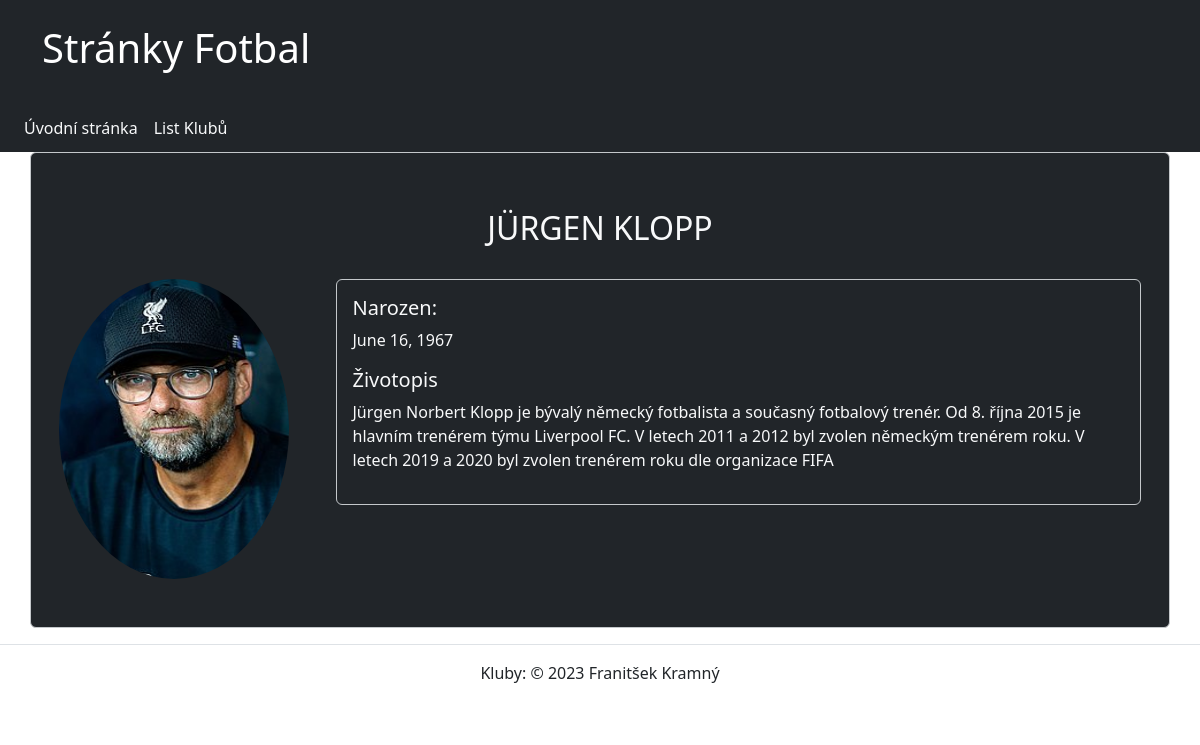
Screenshot of /kluby/klub/5 with the database file from the repository.
### mat_fotbal/models.py (models this page shows, shortened)
class Vedouci(models.Model):
    jmeno = models.CharField(max_length=80, verbose_name='Jméno Trenéra', help_text='Zadejte jméno trenéra',
                             error_messages={'blank': 'Jméno trenéra musí být vyplněno'})
    prijmeni = models.CharField(max_length=50, verbose_name='Příjmení trenéra', help_text='Zadejte příjmení trenéra',
                                error_messages={'blank': 'Příjmení trenéra musí být vyplněno'})
    narozeni = models.DateField(blank=True, null=True, verbose_name='Datum narození')
    biografie = models.TextField(blank=True, verbose_name='Životopis')
    fotografie = models.ImageField(upload_to="./media", height_field=None, width_field=None, max_length=100,  blank = True,null=True)
    class Meta:
        ordering = ['prijmeni', 'jmeno']
        verbose_name = 'Trenér'
        verbose_name_plural = 'Trenéři'

### mat_fotbal/views.py (the view)
# urls.py: path('klub/<int:pk>', views.KlubDetailView.as_view(), name='klub_detail'),
class KlubDetailView(DetailView):
    model = Klub
    context_object_name = "klub"
    template_name = "klub/klub_detail.html"
    def get(self, request, *args, **kwargs):
        klub = self.get_object()
        print(klub)  # Výstup do konzole pro kontrolu
        return super().get(request, *args, **kwargs)

### mat_fotbal/models.py (called while the page is built)
    def __str__(self):
        return self.nazev

### mat_fotbal/templates/klub/klub_detail.html (shortened to what this page needs)
{% extends 'base.html' %}
{% block content %}
    <div class="row alert alert-secondary bg-dark">
        <div class="col-lg-12 mt-3 mb-3">
            {% for trener in klub.trener.all %}
            <h2 class="bg-dark text-light text-center text-uppercase p-4">{{ trener.jmeno}} {{trener.prijmeni}}</h2>
            {% endfor %}
            <div class="row mb-3">
                <div class="col-lg-3">
                    {% for trener in klub.trener.all %}
                        <img src="{{ trener.fotografie.url }}" alt="{{ trener.jmeno }}" class="rounded-circle" height="300" width="230">
                    {% endfor %}
                </div>
                <div class="col-lg-9">
                    {% for trener in klub.trener.all %}
                    <div class="alert alert-secondary bg-dark text-light">
                            <h5 class="text-light ">Narozen:</h3>
                                <p class=" bg-dark text-light">{{ trener.narozeni }}</p>
                            <h5 class="text-light ">Životopis</h3>
                            <p class=" bg-dark text-light">{{ trener.biografie }}</p>
                            </div>
                    {% endfor %}
                </div>
            </div>
        </div>
    </div>
{% endblock %}

### rows the page displays
Vedouci: jmeno "JÜRGEN", prijmeni "KLOPP", fotografie (picture), narozeni "June 16, 1967", biografie "Jürgen Norbert Klopp je bývalý německý fotbalista a současný fotbalový trenér. Od 8. října 2015 je hlavním trenérem týmu Liverpool FC. V letech 2011 a 2012 byl zvolen německým trenérem roku. V letech 2019 a 2020 byl zvolen trenérem roku dle organizace FIFA"
